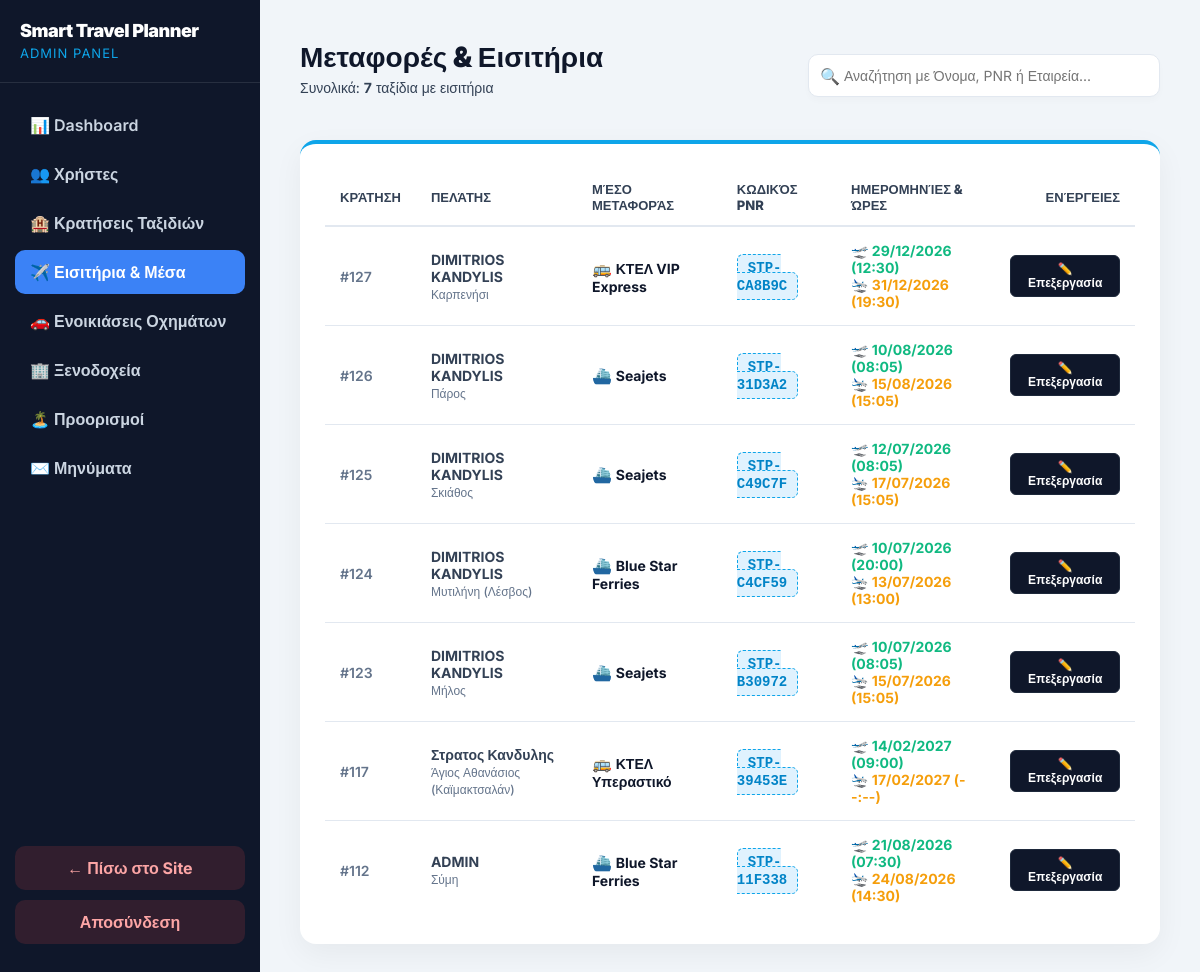
The page /admin/transports.php (signed in) on the database as committed earlier.
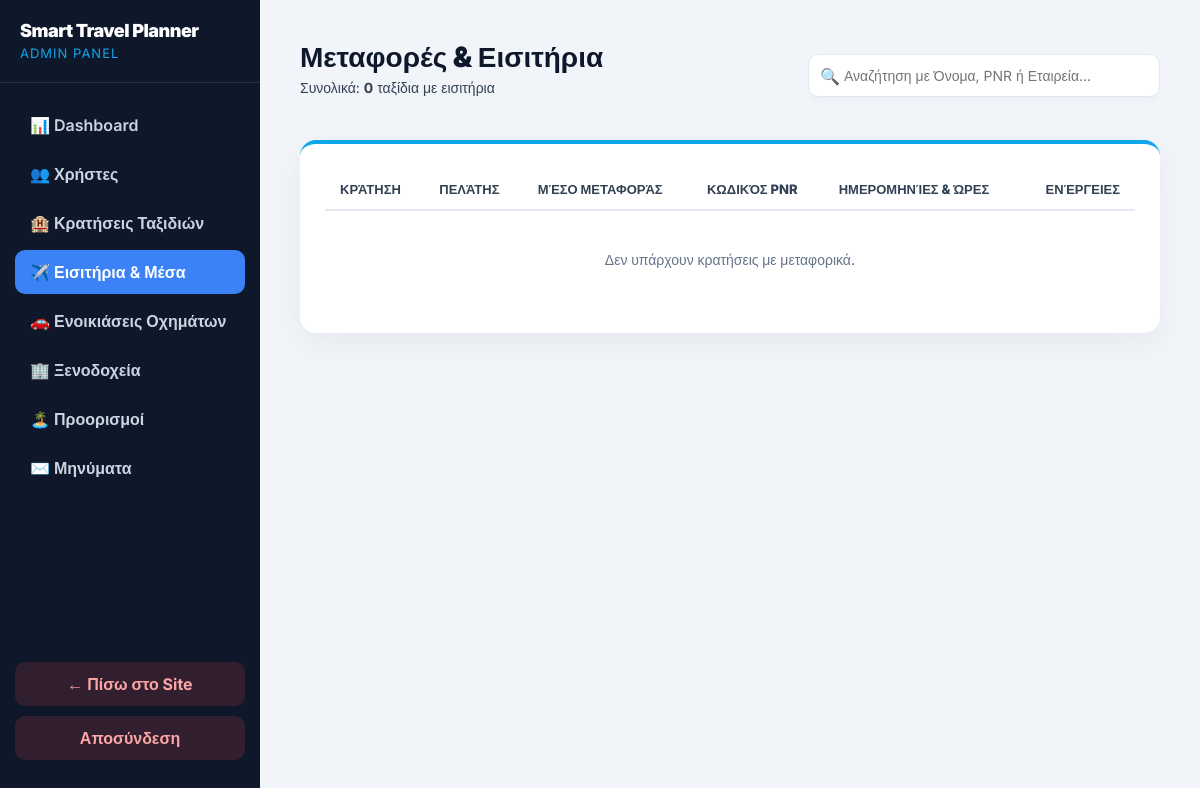
The same page on the database as committed later.
### tables this page shows
CREATE TABLE `reservations` (
  `id` int(11) NOT NULL,
  `user_id` int(11) NOT NULL,
  `destination_name` varchar(100) NOT NULL,
  `check_in` date NOT NULL,
  `check_out` date NOT NULL,
  `persons` int(11) NOT NULL DEFAULT 1,
  `room_type` varchar(100) NOT NULL DEFAULT 'Κανονικό',
  `hotel_name` varchar(100) NOT NULL,
  `transport_method` text NOT NULL,
  `passenger_details` text DEFAULT NULL,
  `total_price` decimal(10,2) NOT NULL,
  `status` varchar(50) NOT NULL DEFAULT 'Επιβεβαιώθηκε',
  `payment_method` varchar(150) NOT NULL DEFAULT 'Άγνωστο',
  `booking_date` timestamp NOT NULL DEFAULT current_timestamp()
);

CREATE TABLE `users` (
  `id` int(11) NOT NULL,
  `fullname` varchar(100) NOT NULL,
  `email` varchar(100) NOT NULL,
  `password` varchar(255) NOT NULL,
  `role` varchar(20) NOT NULL DEFAULT 'user'
);

### admin/transports.php (the view, shortened to what the changed rows need)
<?php
$host = 'localhost'; $db = 'smart_travel_planner'; $user = 'root'; $pass = '';
try {
    $pdo = new PDO("mysql:host=$host;dbname=$db;charset=utf8mb4", $user, $pass);
    $pdo->setAttribute(PDO::ATTR_ERRMODE, PDO::ERRMODE_EXCEPTION);
    $stmt = $pdo->query("
        SELECT r.*, u.fullname, u.email
        FROM reservations r
        JOIN users u ON r.user_id = u.id
        WHERE r.transport_method NOT LIKE '%χωρίς μεταφορικά%'
        AND r.transport_method NOT LIKE '%δικό μου όχημα%'
        ORDER BY r.id DESC
    ");
    $transport_bookings = $stmt->fetchAll(PDO::FETCH_ASSOC);
} catch(PDOException $e) {
    die("Σφάλμα σύνδεσης: " . $e->getMessage());
}
?>
<!DOCTYPE html>
<html lang="gr">
<head>
</head>
<body>
    <div class="sidebar">
        <div class="sidebar-brand">
            <h2>Smart Travel Planner</h2>
        </div>
    </div>
    <div class="main-content">
        <div class="top-header">
            <div>
                <h1>Μεταφορές & Εισιτήρια</h1>
                <p style="color: var(--text-muted); margin-top: 5px; font-size: 14px;">Συνολικά: <strong><?php echo count($transport_bookings); ?></strong> ταξίδια με εισιτήρια</p>
            </div>
        </div>
        <div class="table-container">
            <table id="transTable">
                <thead>
                    <tr>
                        <th>Κράτηση</th>
                        <th>Πελάτης</th>
                        <th>Μέσο Μεταφοράς</th>
                        <th>Κωδικός PNR</th>
                        <th>Ημερομηνίες & Ώρες</th>
                        <th style="text-align: right;">Ενέργειες</th>
                    </tr>
                </thead>
                <tbody>
                    <?php if (count($transport_bookings) > 0): ?>
                        <?php foreach ($transport_bookings as $bk):
                            $method_raw = mb_strtolower($bk['transport_method'], 'UTF-8');
                            $details_raw = $bk['passenger_details'];
                            $pnr = "ΕΚΚΡΕΜΕΙ";
                            $time_out = "--:--";
                            $time_ret = "--:--";
                            $carrier = explode('|', $bk['transport_method'])[0];
                            $carrier = str_replace('Αναχώρηση:', '', $carrier);
                            $carrier = trim($carrier);
                            $icon = '⛴️';
                            if (strpos($method_raw, 'aegean') !== false || strpos($method_raw, 'sky express') !== false || strpos($method_raw, 'ryanair') !== false || strpos($method_raw, 'πτήση') !== false) {
                                $icon = '✈️';
                            } elseif (strpos($method_raw, 'κτελ') !== false || strpos($method_raw, 'bus') !== false) {
                                $icon = '🚌';
                            }
                            if (preg_match('/\(PNR\):\s*([A-Z0-9-]+)/i', $details_raw, $m)) $pnr = $m[1];
                            if (preg_match('/\[TIME_OUT:\s*([^\]]+)\]/i', $details_raw, $m)) $time_out = $m[1];
                            if (preg_match('/\[TIME_RET:\s*([^\]]+)\]/i', $details_raw, $m)) $time_ret = $m[1];
                        ?>
                            <tr>
                                <td style="color: #64748b; font-weight: 600;">#<?php echo $bk['id']; ?></td>
                                <td>
                                    <strong><?php echo htmlspecialchars($bk['fullname']); ?></strong><br>
                                    <span style="color:#64748b; font-size:12px;"><?php echo htmlspecialchars($bk['destination_name']); ?></span>
                                </td>
                                <td>
                                    <span style="font-size: 16px;"><?php echo $icon; ?></span>
                                    <strong style="color: #0f172a;"><?php echo htmlspecialchars($carrier); ?></strong>
                                </td>
                                <td>
                                    <span class="badge badge-pnr"><?php echo htmlspecialchars($pnr); ?></span>
                                </td>
                                <td>
                                    <span style="color: #10b981; font-weight:700;">🛫 <?php echo date('d/m/Y', strtotime($bk['check_in'])); ?> (<?php echo htmlspecialchars($time_out); ?>)</span><br>
                                    <span style="color: #f59e0b; font-weight:700;">🛬 <?php echo date('d/m/Y', strtotime($bk['check_out'])); ?> (<?php echo htmlspecialchars($time_ret); ?>)</span>
                                </td>
                                <td style="text-align: right;">
                                    <button type="button" class="btn-action btn-edit" onclick="openEditModal(
                                        '<?php echo $bk['id']; ?>',
                                        '<?php echo addslashes($pnr); ?>',
                                        '<?php echo $bk['check_in']; ?>',
                                        '<?php echo addslashes($time_out); ?>',
                                        '<?php echo $bk['check_out']; ?>',
                                        '<?php echo addslashes($time_ret); ?>'
                                    )">✏️ Επεξεργασία</button>
                                </td>
                            </tr>
                        <?php endforeach; ?>
                    <?php else: ?>
                        <tr><td colspan="6" style="text-align:center; padding: 40px; color:#64748b;">Δεν υπάρχουν κρατήσεις με μεταφορικά.</td></tr>
                    <?php endif; ?>
                </tbody>
            </table>
        </div>
    </div>
</body>
</html>

Rows that differ between the two databases and show on the page:
removed reservations: id "127", user.fullname "DIMITRIOS KANDYLIS", destination_name "Καρπενήσι", transport_method "🚌", transport_method "ΚΤΕΛ VIP Express", pnr "STP-CA8B9C", check_in "29/12/2026", time_out "12:30", check_out "31/12/2026", time_ret "19:30"
removed reservations: id "126", user.fullname "DIMITRIOS KANDYLIS", destination_name "Πάρος", icon "⛴️", transport_method "Seajets", pnr "STP-31D3A2", check_in "10/08/2026", time_out "08:05", check_out "15/08/2026", time_ret "15:05"
removed reservations: id "125", user.fullname "DIMITRIOS KANDYLIS", destination_name "Σκιάθος", icon "⛴️", transport_method "Seajets", pnr "STP-C49C7F", check_in "12/07/2026", time_out "08:05", check_out "17/07/2026", time_ret "15:05"
removed reservations: id "124", user.fullname "DIMITRIOS KANDYLIS", destination_name "Μυτιλήνη (Λέσβος)", icon "⛴️", transport_method "Blue Star Ferries", pnr "STP-C4CF59", check_in "10/07/2026", time_out "20:00", check_out "13/07/2026", time_ret "13:00"
removed reservations: id "123", user.fullname "DIMITRIOS KANDYLIS", destination_name "Μήλος", icon "⛴️", transport_method "Seajets", pnr "STP-B30972", check_in "10/07/2026", time_out "08:05", check_out "15/07/2026", time_ret "15:05"
removed reservations: id "117", user.fullname "Στρατος Κανδυλης", destination_name "Άγιος Αθανάσιος (Καϊμακτσαλάν)", transport_method "🚌", transport_method "ΚΤΕΛ Υπεραστικό", pnr "STP-39453E", check_in "14/02/2027", time_out "09:00", check_out "17/02/2027", time_ret "--:--"
removed reservations: id "112", user.fullname "ADMIN", destination_name "Σύμη", icon "⛴️", transport_method "Blue Star Ferries", pnr "STP-11F338", check_in "21/08/2026", time_out "07:30", check_out "24/08/2026", time_ret "14:30"
Other text that changed with them:
count($transport_bookings): "7" → "0"
text now shown: "Δεν υπάρχουν κρατήσεις με μεταφορικά."
